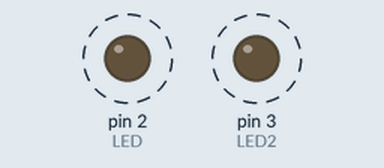
This sketch was run on a simulated Arduino Uno, built with avr-gcc and run on an emulated ATmega328P. Parts: output pins drawn as LEDs (lit = HIGH). Dashed ring = blinking.

Above: at 0.05 s.
Timing chart, 0 to 3.0 s (numbered marks = the images above):
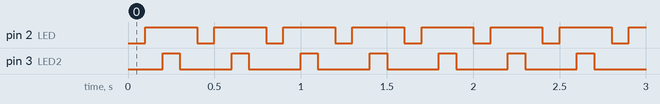

The sketch:

sketch_apr7a_copy_20230408113055.ino
```cpp
#define LED 2
#define LED2 3
  void setup()
  {
  pinMode(LED,OUTPUT);
  pinMode(LED2,OUTPUT);

    }

void loop() {
  digitalWrite(LED,LOW);
  delay(100);
  digitalWrite(LED,HIGH);
  delay(100);
  digitalWrite(LED2,HIGH);
  delay(100);
  digitalWrite(LED2,LOW);
  delay(100);


}
```

Measured:
- by itself, pin 2 (LED): alternates HIGH for 0.30 s and LOW for 0.10 s
- by itself, pin 3 (LED2): alternates HIGH for 0.10 s and LOW for 0.30 s
